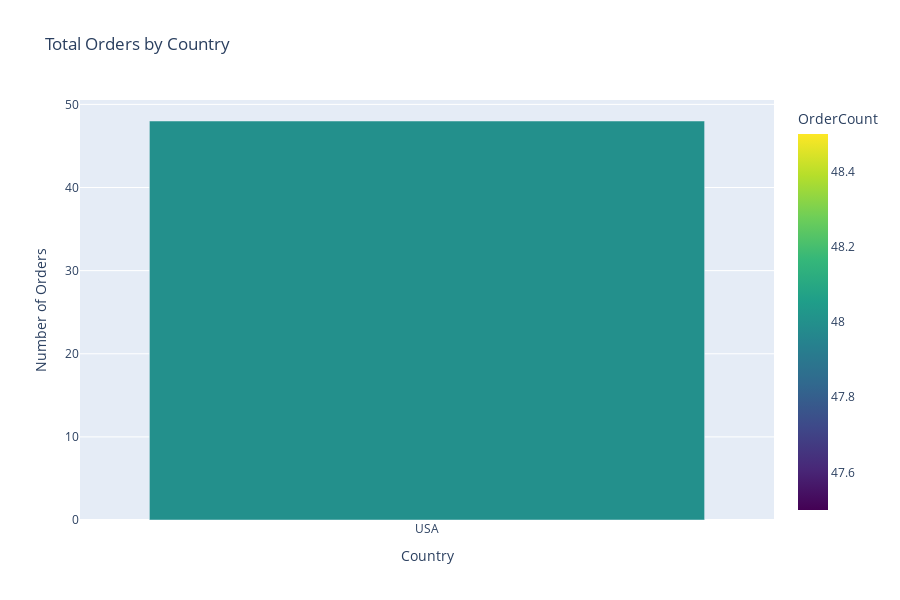

Write notebook code for a chart like this one.
### Markdown cell above
## 2. Orders by Country (Interactive)

### Code cell
if 'df' in locals():
    country_orders = df['Country_x'].value_counts().reset_index()
    country_orders.columns = ['Country', 'OrderCount']
    
    fig = px.bar(
        country_orders,
        x='Country',
        y='OrderCount',
        title='Total Orders by Country',
        color='OrderCount',
        color_continuous_scale='Viridis',
        hover_data={'OrderCount': ':,'}
    )
    
    fig.update_layout(
        xaxis_title='Country',
        yaxis_title='Number of Orders',
        height=600
    )
    
    try:
        fig.write_html("../figures/orders_by_country_notebook.html")
        fig.show()
    except Exception as e:
        print(f"Error displaying/saving plot: {e}")

### Figure 1 — Plotly figure (JSON) as saved in the notebook; plotly's stock layout.template omitted (floating-point values rounded to 4 significant figures)
{"data": [{"hovertemplate": "Country=%{x}<br>OrderCount=%{marker.color:,}<extra></extra>", "legendgroup": "", "marker": {"color": [48], "coloraxis": "coloraxis", "pattern": {"shape": ""}}, "name": "", "orientation": "v", "showlegend": false, "textposition": "auto", "type": "bar", "x": ["USA"], "xaxis": "x", "y": [48], "yaxis": "y"}], "layout": {"barmode": "relative", "coloraxis": {"colorbar": {"title": {"text": "OrderCount"}}, "colorscale": [[0, "#440154"], [0.1111, "#482878"], [0.2222, "#3e4989"], [0.3333, "#31688e"], [0.4444, "#26828e"], [0.5556, "#1f9e89"], [0.6667, "#35b779"], [0.7778, "#6ece58"], [0.8889, "#b5de2b"], [1, "#fde725"]]}, "height": 600, "legend": {"tracegroupgap": 0}, "title": {"text": "Total Orders by Country"}, "xaxis": {"anchor": "y", "domain": [0, 1], "title": {"text": "Country"}}, "yaxis": {"anchor": "x", "domain": [0, 1], "title": {"text": "Number of Orders"}}}}
